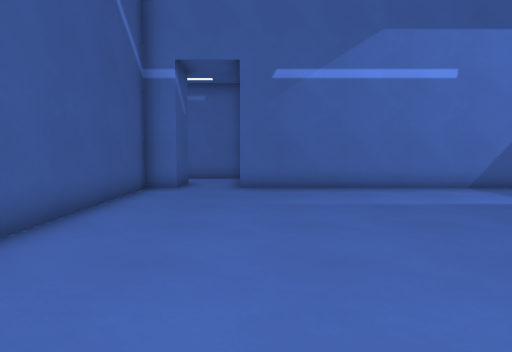
view 1 (above)

16 first-person views from a walk through a level from a Godot 3-D game. The camera is 1.2 m above the floor, tilts 4° down and sees 70° across. The floor is counted in squares, 1 m on a side. Each view is taken from the middle of a square. On the plan, view 1 faces up. The plan holds only what a view shows up to about 15 squares ahead; the rest is blank. The place goes on beyond the plan. Characters and animated objects are left out.

view 2
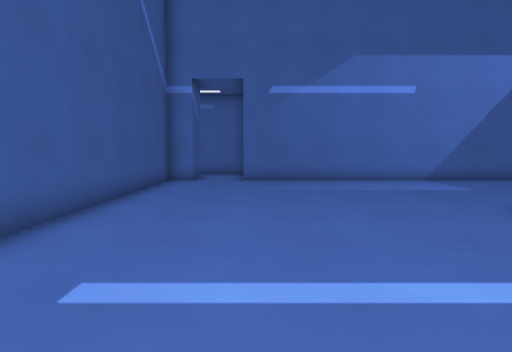

view 3
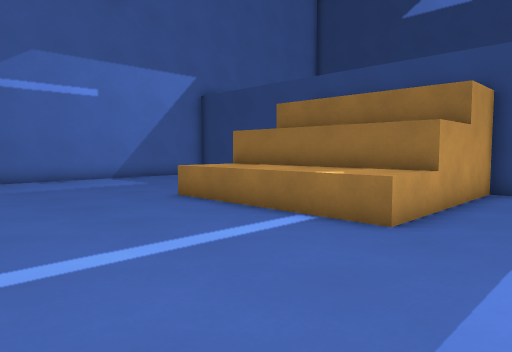

view 4
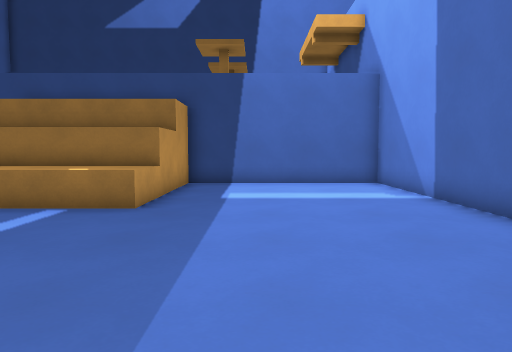

view 5
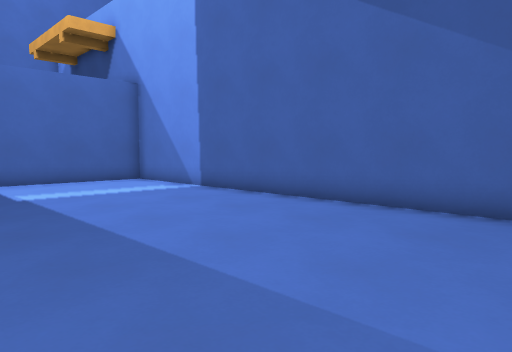

view 6
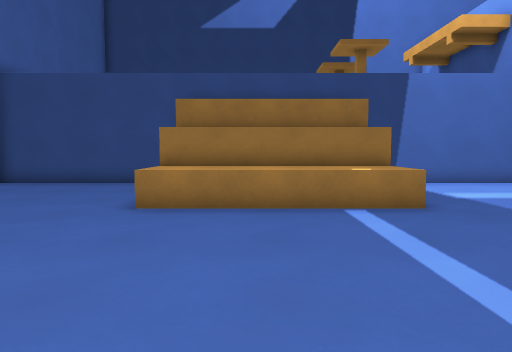

view 7
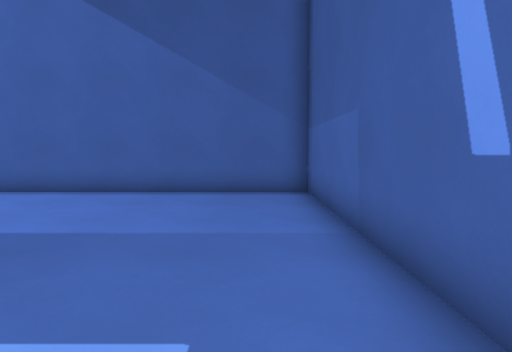

view 8
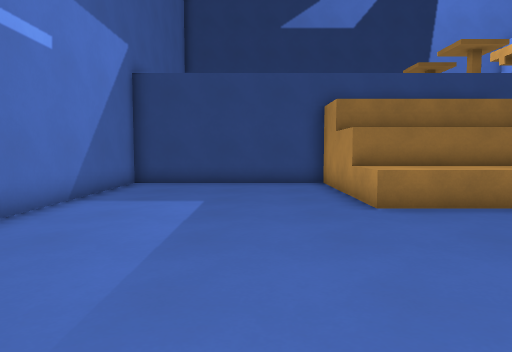

view 9
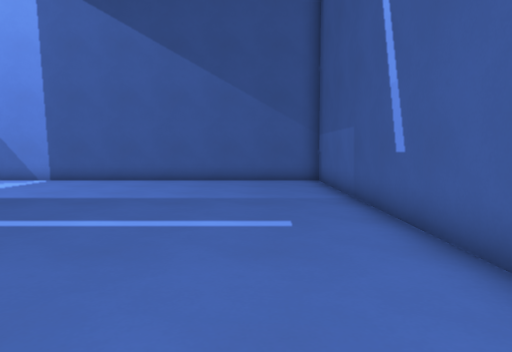

view 10
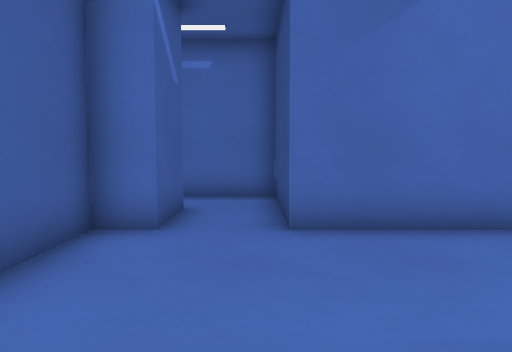

view 11
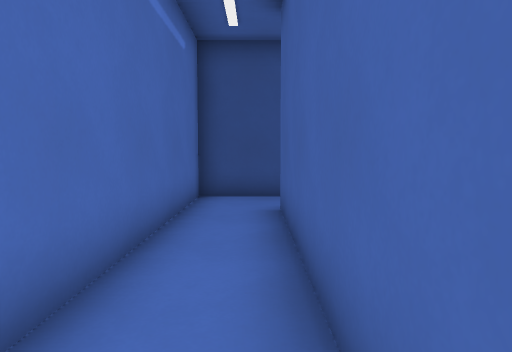

view 12
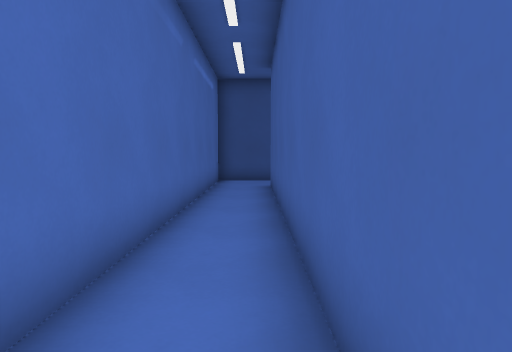

view 13
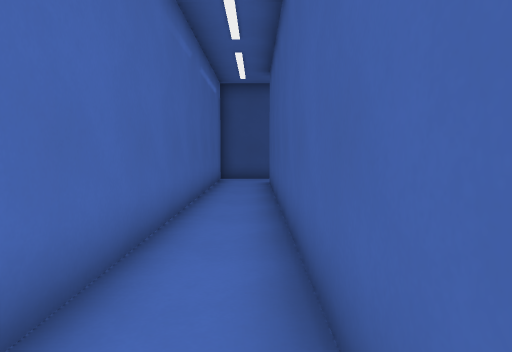

view 14
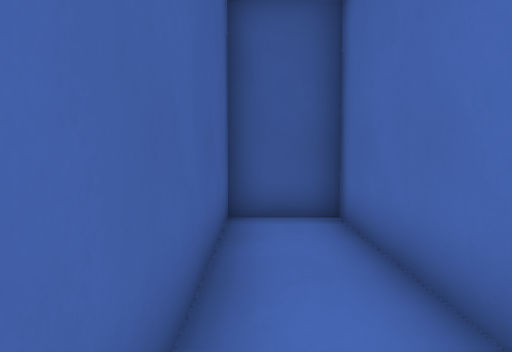

view 15
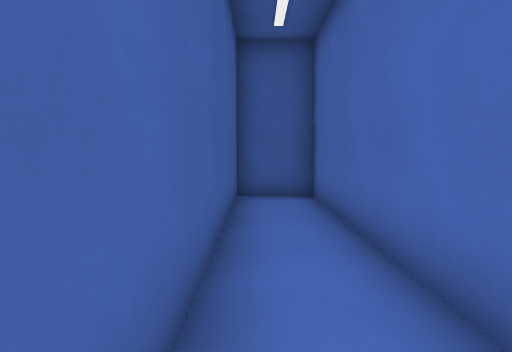

view 16
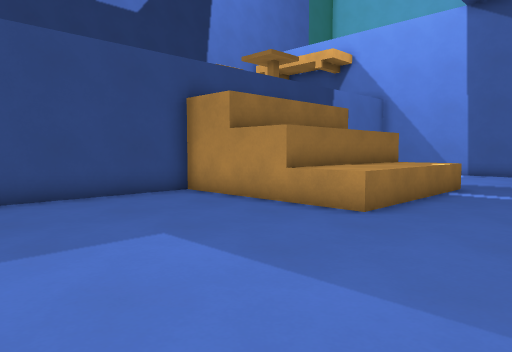

### Floor plan
Key: @ floor where view 1 was taken; # wall or solid block; . floor; ^ raised ledge.
Columns run from 17 left of view 1 to 12 right of it. Each row starts with its distance up from view 1.
 16 ##################
 15 #................#
 14 #................#
 13 ###############..#
 12              ##..#############
 11              #...............#
 10              #...............#
  9              #...............#
  8              #...............#
  7              #...............#
  6              #...............#
  5              #...............#
  4              #.........^^^^###
  3              #.........^^^
  2              #.........^^^
  1              #.........^^^
  0              #...@.....^^^
 -1              #.........^^^^###
 -2              #...............#
 -3              #...............#
 -4              #...............#
 -5              #...............#
 -6              #...............#
 -7              #...............#
 -8              #...............#
 -9              #################

Where each view was taken, in squares from view 1:
view 1: 0 up, 0 right, facing up
view 2: 3 down, 0 right, facing up
view 3: 4 down, 0 right, facing up-right
view 4: 4 down, 2 left, facing right
view 5: 1 down, 3 left, facing down-right
view 6: 2 up, 2 left, facing right
view 7: 2 up, 2 left, facing down
view 8: 7 up, 2 left, facing right
view 9: 6 up, 1 left, facing down
view 10: 6 up, 1 left, facing up
view 11: 14 up, 10 left, facing right
view 12: 14 up, 15 left, facing right
view 13: 14 up, 16 left, facing right
view 14: 14 up, 10 left, facing left
view 15: 14 up, 7 left, facing left
view 16: 11 up, 2 right, facing down-right
